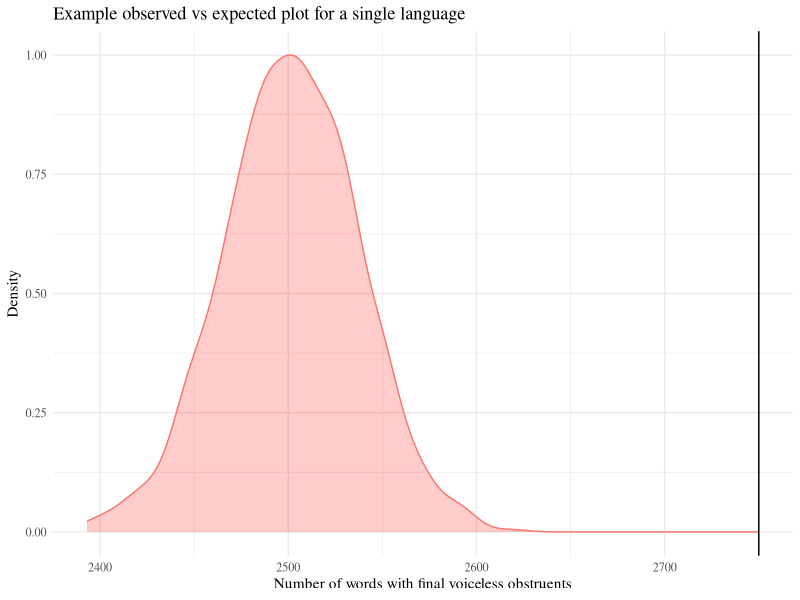
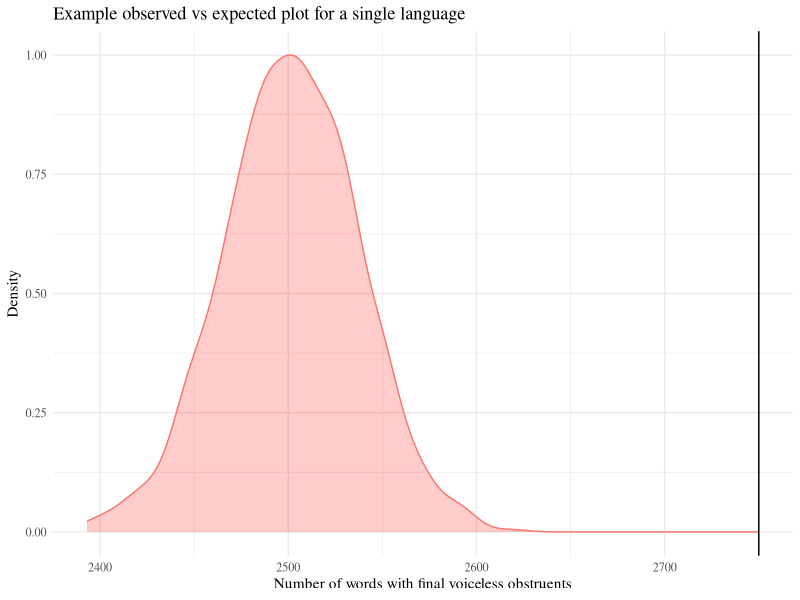

The R script that drew these images, in order:
library(tidyr)
library(dplyr)
library(ggplot2)
library(ggpubr)
setwd("C:/Users/CodeB/Documents/GitHub/XPF-Daniela-Project/06-11-21-trigram_model")

artificial <- rbinom(1000, 5000, 2500/5000)

natural <- 2750

example_plot <- ggplot(data.frame(x=artificial), aes(x, color="red")) +
  geom_density(aes(y=..scaled..), fill = "red", alpha = 0.2) + 
  xlab("Number of words with final voiceless obstruents") +
  ylab("Density") + 
  ggtitle("Example observed vs expected plot for a single language") +
  theme_minimal() + 
  theme(legend.position = "none", text=element_text(family="serif")) + 
  geom_vline(xintercept=natural)
example_plot
ggsave(example_plot, file="example_oe_binom.png", height=4, width=8)